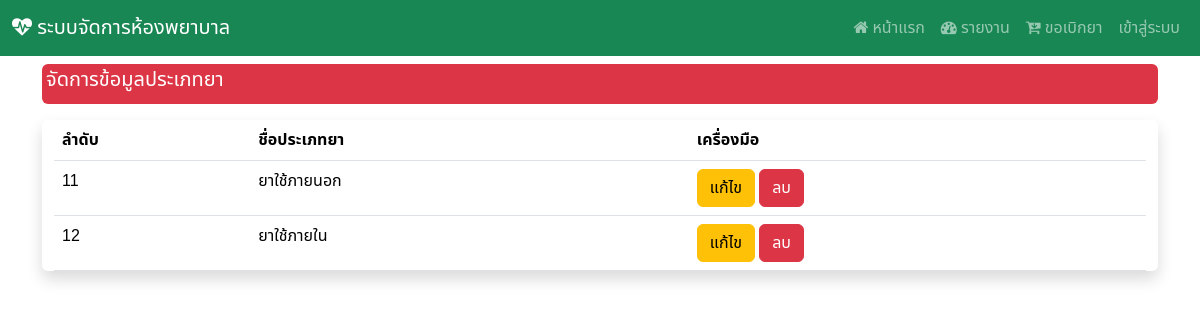
The app's page /manage_type, older data.
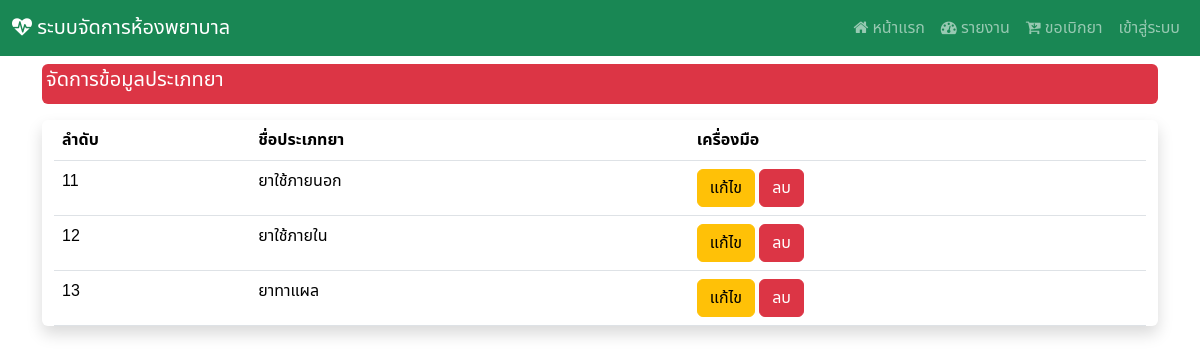
The same page, newer data.
### Hospital_app/models.py (models this page shows, shortened)
class d_type(models.Model):
    type_id = models.AutoField(primary_key=True)
    type_name = models.CharField(max_length=255)

### Hospital_app/views.py (the view)
# urls.py: path('manage_type',views.manage_type),
def manage_type(request):
    show_type = d_type.objects.all()
    context  = {"type" : show_type}
    return render(request,'manage_type.html',context)

### Hospital_app/templates/manage_type.html (shortened to what this page needs)
{% extends "base.html" %}
{% block content %}
<div class="mt-2 p-1 bg-danger text-white rounded">
    <h5>จัดการข้อมูลประเภทยา</h5>
</div>
<div class="container-fluid my-3 justify-content-center align-items-center shadow rounded">
    <table class="table table-responsive">
        <thead>
            <tr>
                <th>ลำดับ</th>
                <th>ชื่อประเภทยา</th>
                <th></th>
                <th>เครื่องมือ</th>
            </tr>
        </thead>
        <tbody>
            {% for i in type %}
            <tr>
                <td>{{ i.type_id }}</td>
                <td>{{ i.type_name }}</td>
                <td>{{ i.drug_exp }}</td>
                <td>
                <div class="col d-none d-sm-block">
                    <a href="editt/{{ i.type_id }}" class="btn btn-warning">แก้ไข</a>
                    <a href="delete_type/{{ i.type_id }}/" class="btn btn-danger" data-bs-toggle="modal" data-bs-target="#deleteConfirmationModal" onclick="setDeleteUrl('delete_type/{{ i.type_id }}/')">ลบ</a>
                </div>
                </td>
            </tr>
            {% endfor %}
        </tbody>
      </div>
</div>
{% endblock %}

Row changes from the older to the newer data that the page shows:
added d_type: type_id "13", type_name "ยาทาแผล"
